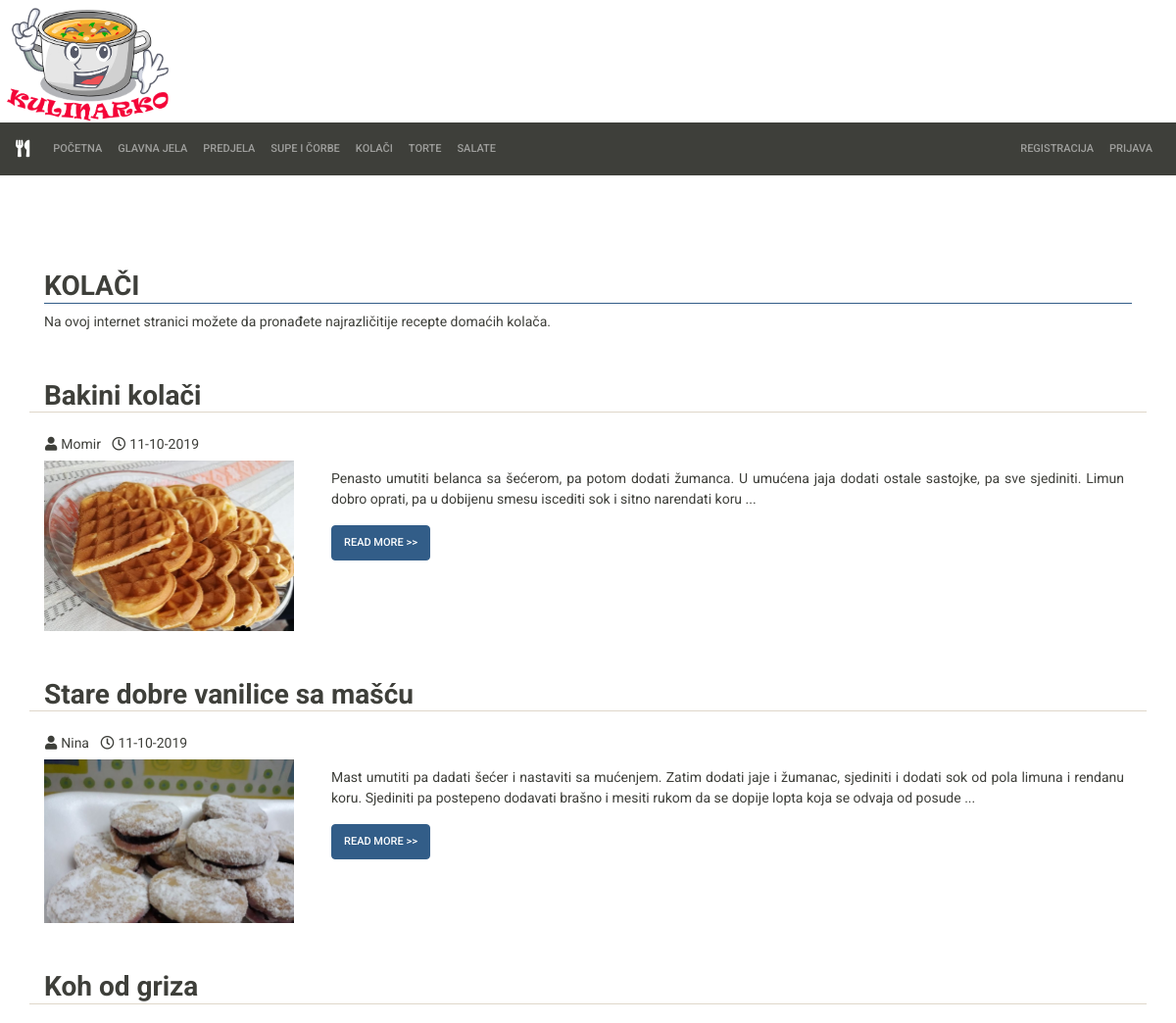
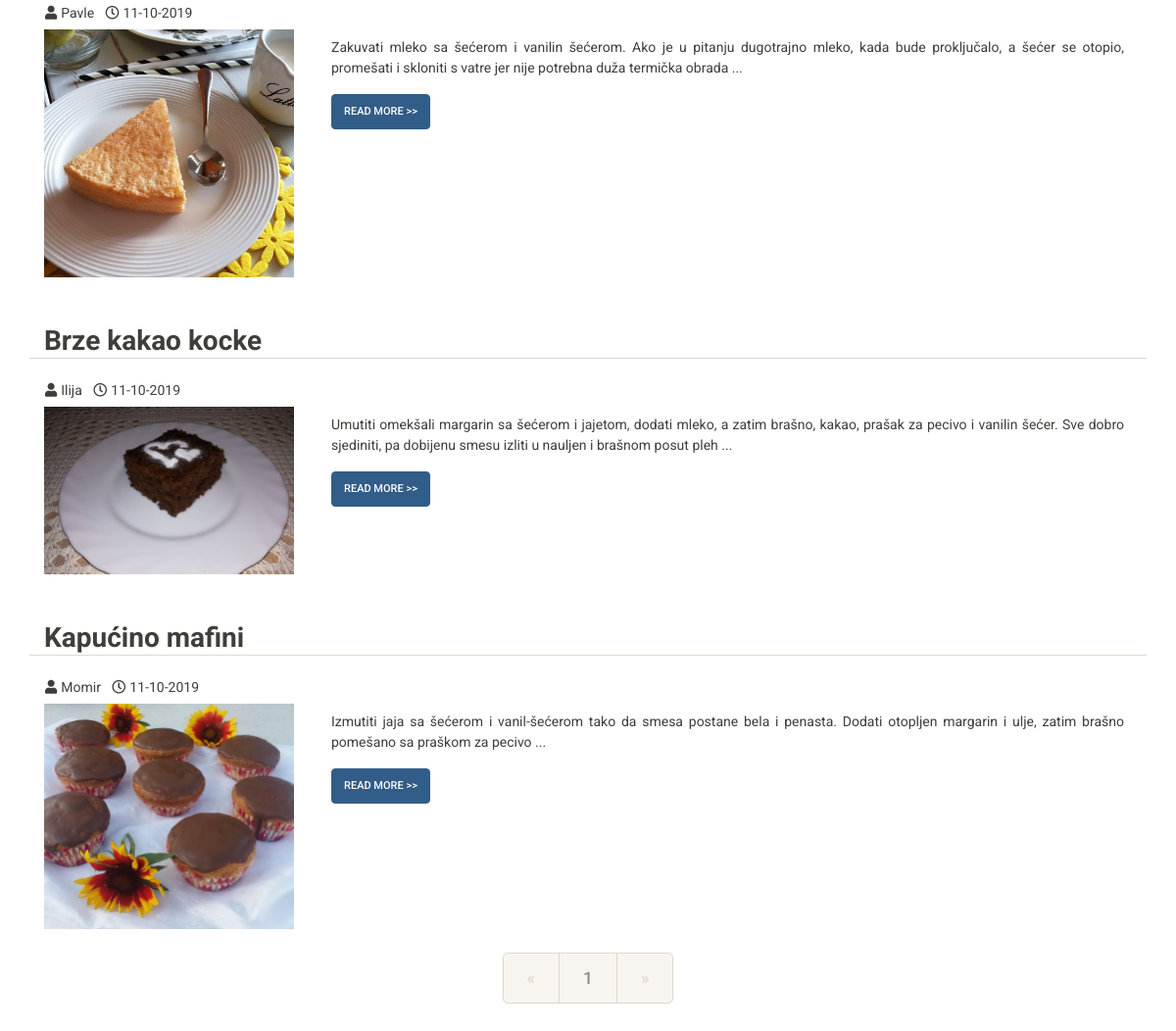
Before: /kolaci.php with the older database file (2 pictures, top to bottom).
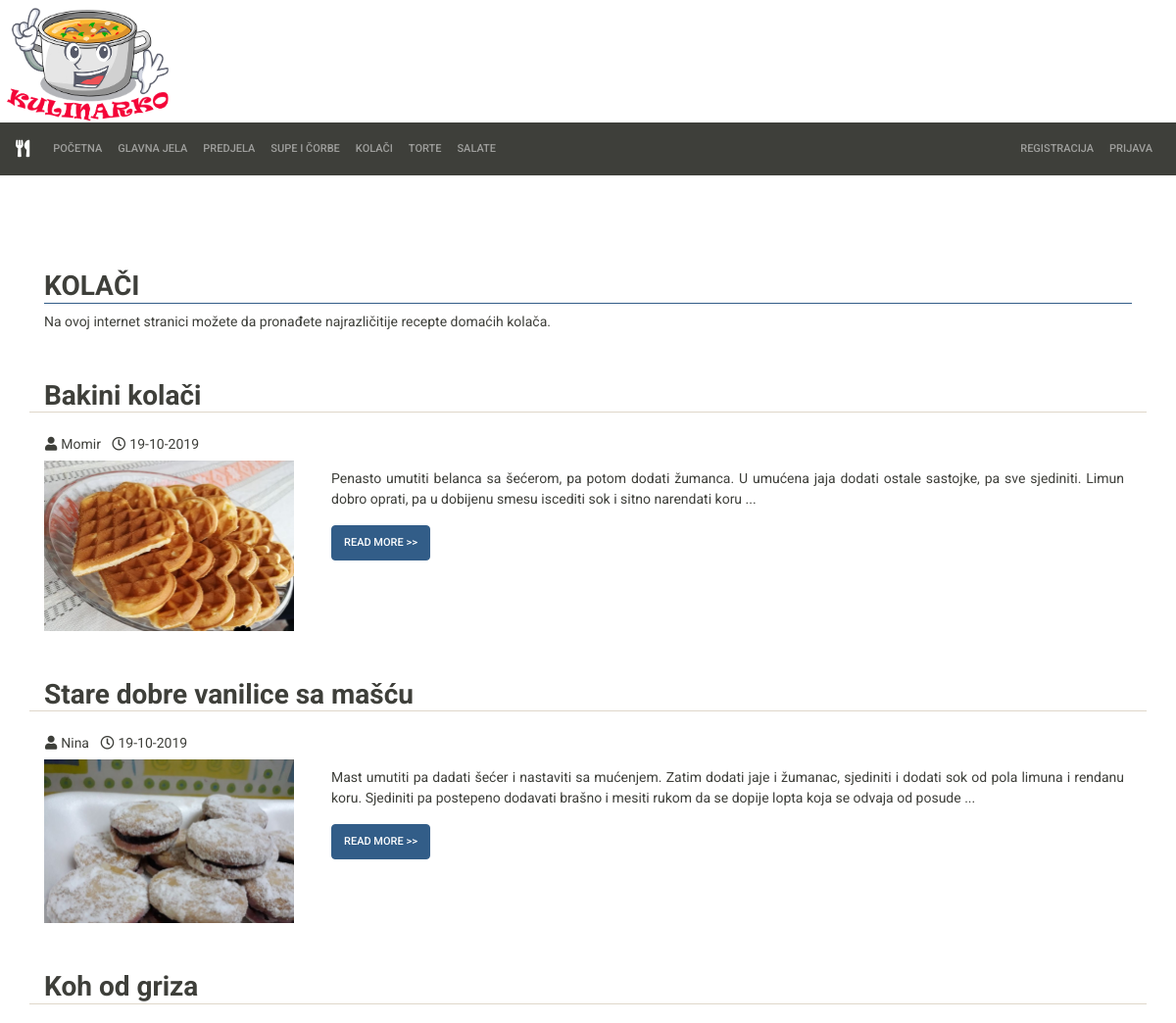
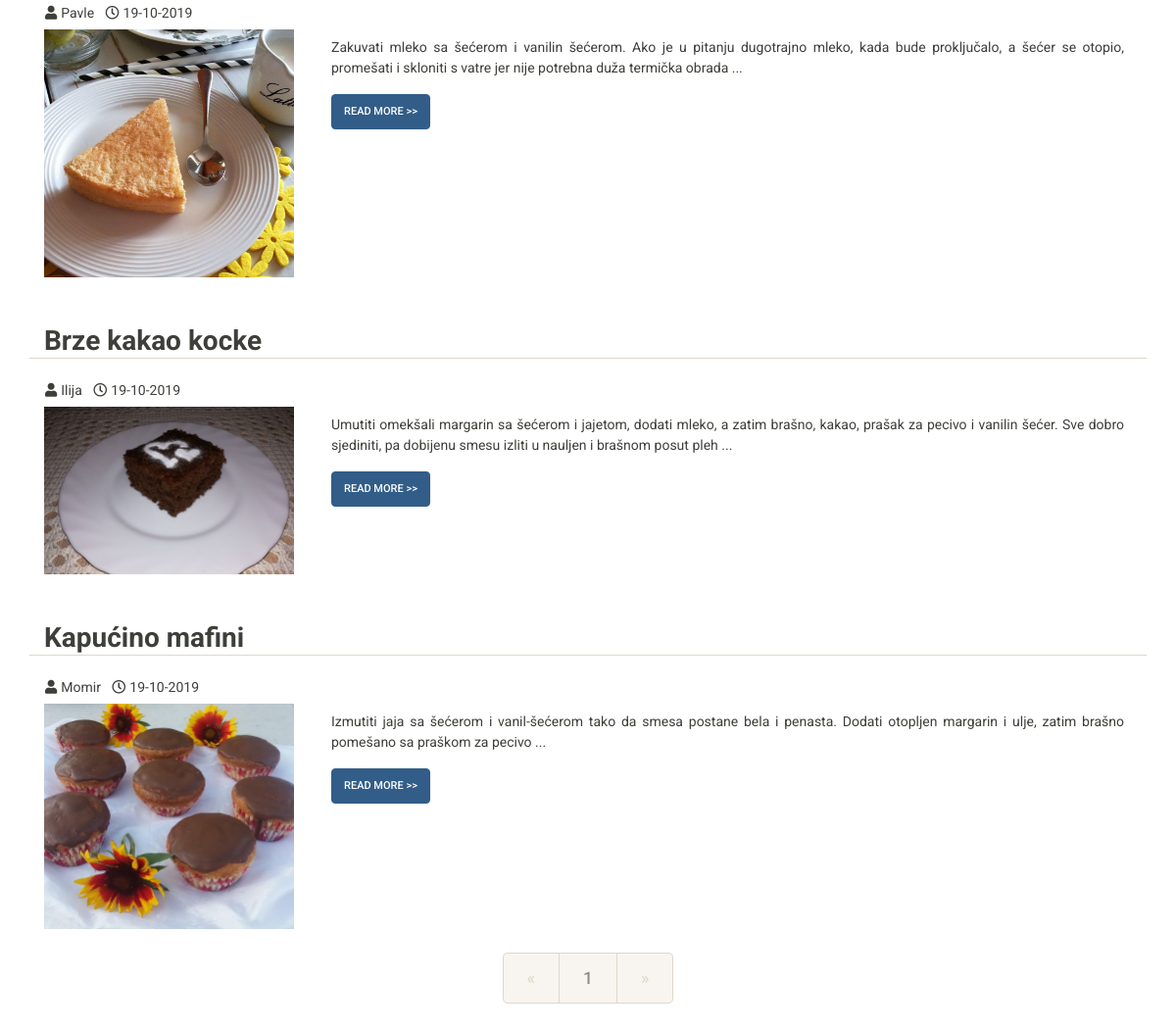
After: the same page with the newer database file (2 pictures, top to bottom).
### tables this page shows
CREATE TABLE IF NOT EXISTS `recepti` (
  `recept_id` int(11) NOT NULL AUTO_INCREMENT,
  `naziv_recepta` varchar(40) NOT NULL,
  `sastojci` varchar(512) NOT NULL,
  `slika_jela` varchar(256) DEFAULT NULL,
  `sadrzaj_recepta` text NOT NULL,
  `kategorija_jela` int(11) NOT NULL,
  `datum_unosa` timestamp NOT NULL DEFAULT CURRENT_TIMESTAMP ON UPDATE CURRENT_TIMESTAMP,
  `vreme_pripreme` varchar(20) NOT NULL,
  `autor_recepta` varchar(25) NOT NULL,
  PRIMARY KEY (`recept_id`),
  KEY `recept_korisnika` (`autor_recepta`),
  KEY `kategorija_recepta` (`kategorija_jela`)
);

CREATE TABLE IF NOT EXISTS `korisnici` (
  `korisnicko_ime` varchar(20) NOT NULL COMMENT 'korisnicko ime mora biti jedinstveno',
  `lozinka` varchar(64) NOT NULL,
  `ime` varchar(25) NOT NULL,
  `prezime` varchar(25) NOT NULL,
  `el_adresa` varchar(128) NOT NULL,
  `datum_rodjenja` date DEFAULT NULL,
  `adresa_stanovanja` varchar(128) DEFAULT NULL,
  `drzava_stanovanja` varchar(128) DEFAULT NULL,
  `pol` varchar(1) DEFAULT NULL,
  `telefon` varchar(20) DEFAULT NULL,
  `mobilni_telefon` varchar(20) DEFAULT NULL,
  `administrator` tinyint(1) DEFAULT NULL,
  `datum_unosa` timestamp NOT NULL DEFAULT CURRENT_TIMESTAMP,
  `datum_izmene` timestamp NOT NULL DEFAULT CURRENT_TIMESTAMP ON UPDATE CURRENT_TIMESTAMP,
  PRIMARY KEY (`korisnicko_ime`)
);

### kolaci.php (the view, shortened to what the changed rows need)
<!DOCTYPE html>
<html lang="en">
<head>
    <link rel="stylesheet" type="text/css" href="./bootstrap/bootstrap.css">
    <link rel="stylesheet" href="./fontawesome/css/all.css">
    <link rel="stylesheet" type="text/css" href="./css/nasiStilovi.css">
</head>
<body>
    <div class="container mt-5 pt-5">
        <h2 class="border-bottom border-primary"> <strong> KOLAČI </strong> </h2>
        <?php
            $servername = "localhost";
            $username = "root";
            $password = "";
            $dbname = "kulinarko";
            $datatable = "recepti";
            $datatable_kor = "korisnici";
            $results_per_page = 10;
            $mysqli = new mysqli($servername, $username, $password, $dbname);
            if ( $mysqli->connect_error ) {
                echo "Error: ".$mysqli->connect_error;
            } else {
                $mysqli->set_charset("utf8");
                if (isset($_GET["page"])) {
                    $page = $_GET["page"];
                } else {
                    $page = 1;
                };
                $start_from = ($page-1) * $results_per_page;
                $query = "SELECT * FROM ".$datatable." WHERE KATEGORIJA_JELA = 4 ORDER BY DATUM_UNOSA ASC LIMIT $start_from, ".$results_per_page;
                $result = $mysqli->query($query);
                if ( $result == FALSE ) {
                    echo "Error: ".$mysqli->error($connection);
                } else {
                    while( $row = $result->fetch_assoc() ) {
                        $timestamp = strtotime($row["datum_unosa"]);
                        $date = date('d-m-Y', $timestamp);
                        $query_imeAutora = "SELECT * FROM ".$datatable_kor." WHERE korisnicko_ime = '".$row["autor_recepta"]."'";
                        $result_imeAutora = $mysqli->query($query_imeAutora);
                        if ( $result_imeAutora == FALSE ) {
                            $imeAutora = $row["autor_recepta"];
                        } else {
                            $row_users = $result_imeAutora->fetch_assoc();
                            $imeAutora = $row_users["ime"];
                        }
                        $sadrzajRecepta = $row["sadrzaj_recepta"];
                        $pozPoslednjeCeleReci = strpos($sadrzajRecepta, '.', 150);
                        $skraceniSadrzaj = substr($sadrzajRecepta, 0, $pozPoslednjeCeleReci);
                        $skraceniSadrzaj = $skraceniSadrzaj." ...";
                        echo "<div class='mt-5'>";
                        echo "<div class='row'>";
                        echo "<h2 class='col-12 border-bottom'> <strong>".$row["naziv_recepta"]."</strong> </h2>";
                        echo "</div>";
                        echo "<div class='row'>";
                        echo "<p class='col-12 text-capitalize'> <h6> <i class='fas fa-user ml-3 mr-1'></i>".$imeAutora." <i class='far fa-clock ml-2 mr-1'></i>".$date."</h6> </p>";
                        echo "</div>";
                        echo "<div class='row'>";
                        echo "<img src='".$row["slika_jela"]."' alt='Ime slike' class='col-9 col-md-3 rounded float-left'>";
                        echo "<p clas='col-9'>";
                        echo "<div class='d-flex flex-column mb-3 col-9'>";
                        echo "<div class='p-2 text-justify'>".$skraceniSadrzaj."</div>";
                        echo "<div class='p-2'>";
                        echo "<form method='POST' action='receptDetaljno.php'>";
                        echo "<button type='submit' class='btn btn-primary float-left'> Read More >> </button>";
                        echo "</form>";
                        echo "</div>";
                        echo "</div>";
                        echo "</p>";
                        echo "</div>";
                        echo "</div>";
                    }
                }
            }
        ?>
</body>
</html>

Changed rows visible on the page:
changed recepti "Bakini kolači": datum_unosa "11-10-2019" → "19-10-2019"
changed recepti "Stare dobre vanilice sa mašću": datum_unosa "11-10-2019" → "19-10-2019"
changed recepti "Koh od griza": datum_unosa "11-10-2019" → "19-10-2019"
changed recepti "Brze kakao kocke": datum_unosa "11-10-2019" → "19-10-2019"
changed recepti "Kapućino mafini": datum_unosa "11-10-2019" → "19-10-2019"
